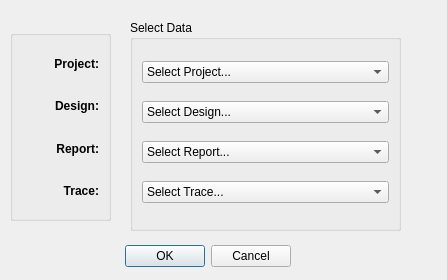
<?xml version="1.0" encoding="UTF-8"?>
<ui version="4.0">
 <class>Dialog</class>
 <widget class="QDialog" name="Dialog">
  <property name="geometry">
   <rect>
    <x>0</x>
    <y>0</y>
    <width>447</width>
    <height>280</height>
   </rect>
  </property>
  <property name="windowTitle">
   <string>Dialog</string>
  </property>
  <widget class="QDialogButtonBox" name="buttonBox">
   <property name="geometry">
    <rect>
     <x>120</x>
     <y>240</y>
     <width>171</width>
     <height>32</height>
    </rect>
   </property>
   <property name="orientation">
    <enum>Qt::Horizontal</enum>
   </property>
   <property name="standardButtons">
    <set>QDialogButtonBox::Cancel|QDialogButtonBox::Ok</set>
   </property>
  </widget>
  <widget class="QGroupBox" name="groupBox_2">
   <property name="geometry">
    <rect>
     <x>10</x>
     <y>30</y>
     <width>101</width>
     <height>191</height>
    </rect>
   </property>
   <property name="title">
    <string/>
   </property>
   <layout class="QVBoxLayout" name="verticalLayout_4">
    <item>
     <layout class="QVBoxLayout" name="verticalLayout_3">
      <item>
       <widget class="QLabel" name="label">
        <property name="font">
         <font>
          <bold>true</bold>
         </font>
        </property>
        <property name="text">
         <string>Project:</string>
        </property>
        <property name="alignment">
         <set>Qt::AlignRight|Qt::AlignTrailing|Qt::AlignVCenter</set>
        </property>
       </widget>
      </item>
      <item>
       <widget class="QLabel" name="label_2">
        <property name="font">
         <font>
          <bold>true</bold>
         </font>
        </property>
        <property name="text">
         <string>Design:</string>
        </property>
        <property name="alignment">
         <set>Qt::AlignRight|Qt::AlignTrailing|Qt::AlignVCenter</set>
        </property>
       </widget>
      </item>
      <item>
       <widget class="QLabel" name="label_3">
        <property name="font">
         <font>
          <bold>true</bold>
         </font>
        </property>
        <property name="text">
         <string>Report:</string>
        </property>
        <property name="alignment">
         <set>Qt::AlignRight|Qt::AlignTrailing|Qt::AlignVCenter</set>
        </property>
       </widget>
      </item>
      <item>
       <widget class="QLabel" name="label_4">
        <property name="font">
         <font>
          <bold>true</bold>
         </font>
        </property>
        <property name="text">
         <string>Trace:</string>
        </property>
        <property name="alignment">
         <set>Qt::AlignRight|Qt::AlignTrailing|Qt::AlignVCenter</set>
        </property>
       </widget>
      </item>
     </layout>
    </item>
   </layout>
  </widget>
  <widget class="QGroupBox" name="groupBox">
   <property name="geometry">
    <rect>
     <x>130</x>
     <y>20</y>
     <width>271</width>
     <height>211</height>
    </rect>
   </property>
   <property name="title">
    <string>Select Data</string>
   </property>
   <layout class="QVBoxLayout" name="verticalLayout">
    <item>
     <widget class="QComboBox" name="project_name_input">
      <property name="editable">
       <bool>false</bool>
      </property>
      <item>
       <property name="text">
        <string>Select Project...</string>
       </property>
      </item>
      <item>
       <property name="text">
        <string>test</string>
       </property>
      </item>
     </widget>
    </item>
    <item>
     <widget class="QComboBox" name="design_name_input">
      <item>
       <property name="text">
        <string>Select Design...</string>
       </property>
      </item>
     </widget>
    </item>
    <item>
     <widget class="QComboBox" name="report_name_input">
      <item>
       <property name="text">
        <string>Select Report...</string>
       </property>
      </item>
     </widget>
    </item>
    <item>
     <widget class="QComboBox" name="trace_name_input">
      <item>
       <property name="text">
        <string>Select Trace...</string>
       </property>
      </item>
     </widget>
    </item>
   </layout>
  </widget>
  <widget class="QWidget" name="">
   <property name="geometry">
    <rect>
     <x>120</x>
     <y>10</y>
     <width>301</width>
     <height>211</height>
    </rect>
   </property>
   <layout class="QVBoxLayout" name="verticalLayout_2"/>
  </widget>
 </widget>
 <resources/>
 <connections>
  <connection>
   <sender>buttonBox</sender>
   <signal>rejected()</signal>
   <receiver>Dialog</receiver>
   <slot>reject()</slot>
   <hints>
    <hint type="sourcelabel">
     <x>210</x>
     <y>250</y>
    </hint>
    <hint type="destinationlabel">
     <x>286</x>
     <y>274</y>
    </hint>
   </hints>
  </connection>
  <connection>
   <sender>buttonBox</sender>
   <signal>accepted()</signal>
   <receiver>Dialog</receiver>
   <slot>accept()</slot>
   <hints>
    <hint type="sourcelabel">
     <x>210</x>
     <y>244</y>
    </hint>
    <hint type="destinationlabel">
     <x>157</x>
     <y>274</y>
    </hint>
   </hints>
  </connection>
 </connections>
</ui>
